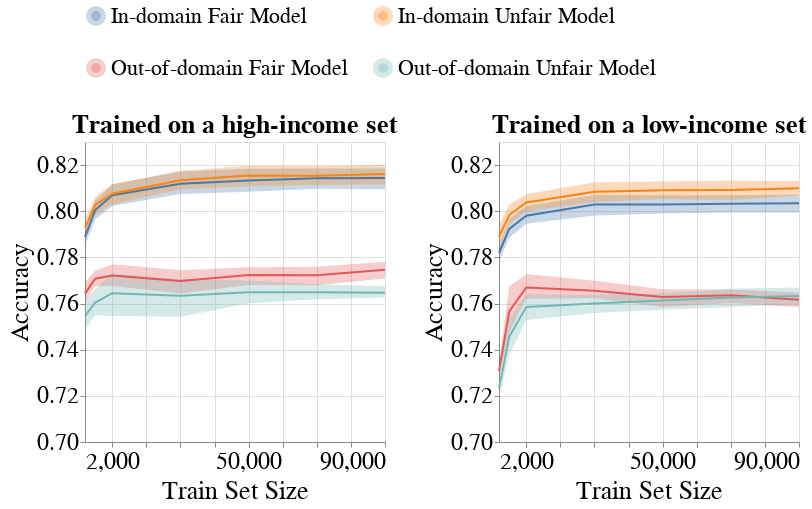

Source (notebook cell):
### Markdown cell above
### Group Metrics

### Code cell
create_group_metric_line_bands_per_dataset_plot(metrics_per_exp_dct=metrics_per_exp_dct,
                                                experiment_names=EXPERIMENT_NAMES,
                                                model_name=MODEL_NAMES[0],
                                                metric_type='subgroup',
                                                metric_name='Accuracy',
                                                group_name='overall',
                                                ylim=[0.7, 0.83],
                                                with_band=True)

### Figure 1 — Vega-Lite specification as saved in the notebook (floating-point values rounded to 4 significant figures; data arrays with more than 128 entries replaced by an {"elided": "..."} marker saying what was removed)
{"config": {"view": {"continuousWidth": 400, "continuousHeight": 300}, "axis": {"labelFontSize": 24, "labelFontWeight": "normal", "titleFontSize": 26, "titleFontWeight": "normal"}, "legend": {"columns": 2, "direction": "horizontal", "labelFontSize": 22, "labelLimit": 400, "orient": "top", "symbolStrokeWidth": 10, "titleAnchor": "middle", "titleFontSize": 24, "titleLimit": 300}, "title": {"fontSize": 22}}, "vconcat": [{"hconcat": [{"layer": [{"mark": {"type": "errorband", "extent": "ci"}, "encoding": {"color": {"field": "Extended_Model_Name", "type": "nominal"}, "x": {"axis": {"labelExpr": "(datum.value == 5000) || (datum.value == 10000) ? '2,000' : datum.label"}, "field": "Train_Set_Size", "scale": {"nice": false}, "title": "Train Set Size", "type": "quantitative"}, "y": {"field": "Metric_Value", "scale": {"domain": [0.7, 0.83], "zero": false}, "title": "Accuracy", "type": "quantitative"}}}, {"mark": "line", "encoding": {"color": {"field": "Extended_Model_Name", "title": null, "type": "nominal"}, "x": {"axis": {"labelExpr": "(datum.value == 5000) || (datum.value == 10000) ? '2,000' : datum.label"}, "field": "Train_Set_Size", "scale": {"nice": false}, "title": "Train Set Size", "type": "quantitative"}, "y": {"aggregate": "mean", "field": "Metric_Value", "scale": {"domain": [0.7, 0.83], "zero": false}, "title": "Accuracy", "type": "quantitative"}}}], "height": 300, "title": {"text": "Trained on a high-income set", "fontSize": 26}, "width": 300}, {"layer": [{"mark": {"type": "errorband", "extent": "ci"}, "encoding": {"color": {"field": "Extended_Model_Name", "type": "nominal"}, "x": {"axis": {"labelExpr": "(datum.value == 5000) || (datum.value == 10000) ? '2,000' : datum.label"}, "field": "Train_Set_Size", "scale": {"nice": false}, "title": "Train Set Size", "type": "quantitative"}, "y": {"field": "Metric_Value", "scale": {"domain": [0.7, 0.83], "zero": false}, "title": "Accuracy", "type": "quantitative"}}}, {"mark": "line", "encoding": {"color": {"field": "Extended_Model_Name", "title": null, "type": "nominal"}, "x": {"axis": {"labelExpr": "(datum.value == 5000) || (datum.value == 10000) ? '2,000' : datum.label"}, "field": "Train_Set_Size", "scale": {"nice": false}, "title": "Train Set Size", "type": "quantitative"}, "y": {"aggregate": "mean", "field": "Metric_Value", "scale": {"domain": [0.7, 0.83], "zero": false}, "title": "Accuracy", "type": "quantitative"}}}], "data": {"name": "data-8a4e12bd0605eb0e1514742701b26772"}, "height": 300, "title": {"text": "Trained on a low-income set", "fontSize": 26}, "width": 300}]}], "data": {"name": "data-1f8ea2e3205db0f71ec5aa4677835501"}, "$schema": "https://vega.github.io/schema/vega-lite/v4.17.0.json", "datasets": {"data-1f8ea2e3205db0f71ec5aa4677835501": {"elided": "168 records"}, "data-8a4e12bd0605eb0e1514742701b26772": {"elided": "168 records"}}}
